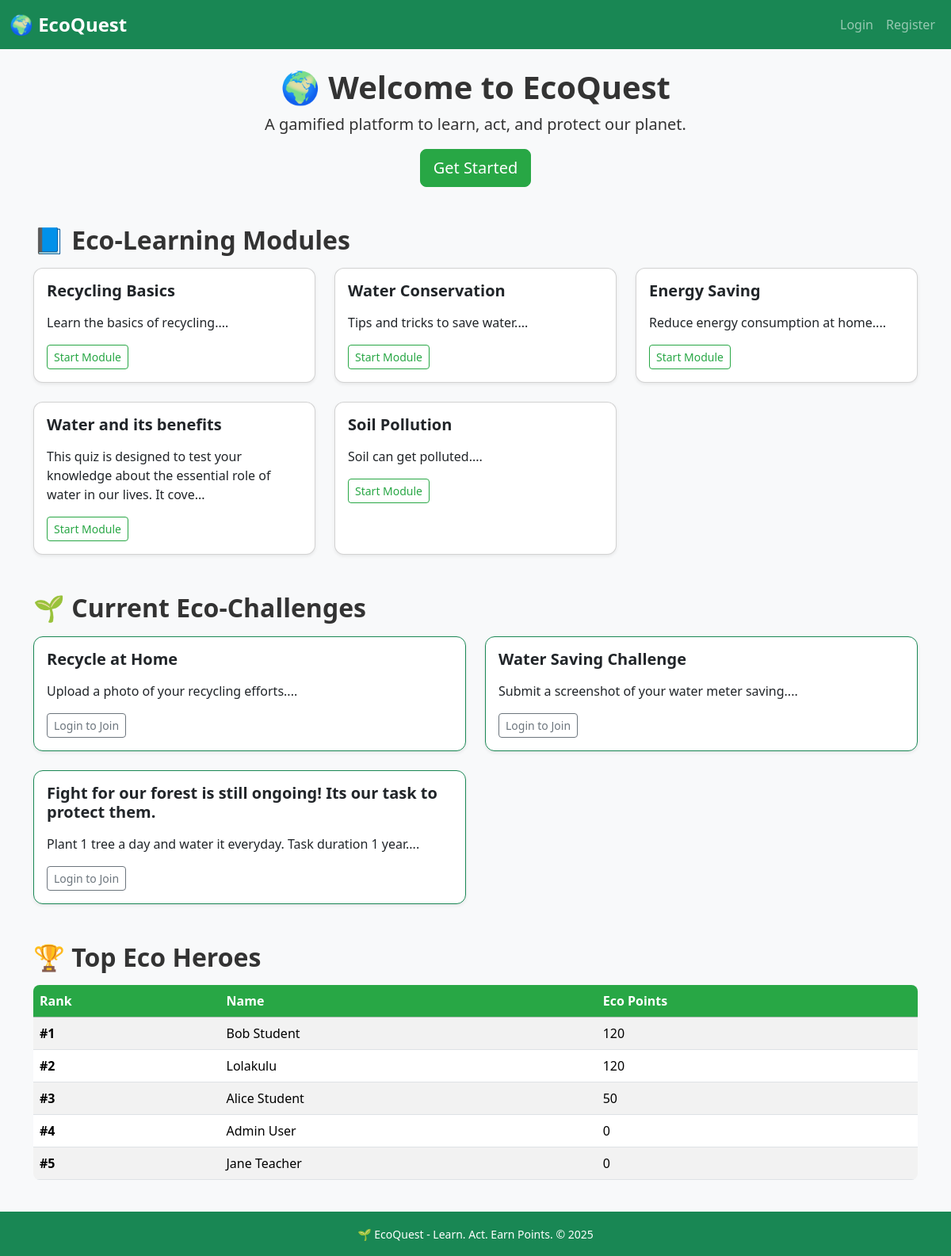
The page / on the database its author committed.
### models.py (models this page shows, shortened)
class Module(db.Model):
    __tablename__ = "module"
    id = db.Column(db.Integer, primary_key=True)
    title = db.Column(db.String(200), nullable=False)
    description = db.Column(db.Text)
    content = db.Column(db.Text)
    quizzes = db.relationship("Quiz", backref="module", lazy=True)

class Challenge(db.Model):
    __tablename__ = "challenge"
    id = db.Column(db.Integer, primary_key=True)
    title = db.Column(db.String(200), nullable=False)
    description = db.Column(db.Text)
    points = db.Column(db.Integer, default=20)
    submissions = db.relationship("Submission", backref="challenge", lazy=True)

class User(db.Model, UserMixin):
    __tablename__ = "user"
    id = db.Column(db.Integer, primary_key=True)
    name = db.Column(db.String(120), nullable=False)
    email = db.Column(db.String(120), unique=True, nullable=False)
    password = db.Column(db.String(200), nullable=False)
    role = db.Column(db.String(20), default="student")
    eco_points = db.Column(db.Integer, default=0)
    submissions = db.relationship("Submission", backref="user", lazy=True)
    forum_posts = db.relationship("ForumPost", backref="author", lazy=True)

### app.py (the view)
@app.route("/")
def index():
    modules = Module.query.all()
    challenges = Challenge.query.all()
    top_users = User.query.order_by(User.eco_points.desc()).limit(5).all()
    return render_template(
        "index.html", modules=modules, challenges=challenges, top_users=top_users
    )

### app.py (called while the page is built)
@app.context_processor
def inject_now():
    return {"now": datetime.now}

### templates/index.html (shortened to what this page needs)
{% extends "base.html" %}
{% block content %}
<div class="text-center mb-5">
    <h1 class="fw-bold">🌍 Welcome to EcoQuest</h1>
    <p class="lead">A gamified platform to learn, act, and protect our planet.</p>
    {% if not current_user.is_authenticated %}
        <a href="{{ url_for('register') }}" class="btn btn-success btn-lg">Get Started</a>
    {% endif %}
</div>
<h2 class="mb-3">📘 Eco-Learning Modules</h2>
<div class="row row-cols-1 row-cols-md-3 g-4 mb-5">
    {% for module in modules %}
    <div class="col">
        <div class="card h-100 shadow-sm">
            <div class="card-body">
                <h5 class="card-title">{{ module.title }}</h5>
                <p class="card-text">{{ module.description[:100] }}...</p>
                <a href="{{ url_for('dashboard') }}" class="btn btn-outline-success btn-sm">Start Module</a>
            </div>
        </div>
    </div>
    {% else %}
    <p>No modules available yet.</p>
    {% endfor %}
</div>
<h2 class="mb-3">🌱 Current Eco-Challenges</h2>
<div class="row row-cols-1 row-cols-md-2 g-4 mb-5">
    {% for challenge in challenges %}
    <div class="col">
        <div class="card border-success h-100 shadow-sm">
            <div class="card-body">
                <h5 class="card-title">{{ challenge.title }}</h5>
                <p class="card-text">{{ challenge.description[:120] }}...</p>
                {% if current_user.is_authenticated %}
                    <a href="{{ url_for('dashboard') }}" class="btn btn-success btn-sm">Take Challenge</a>
                {% else %}
                    <a href="{{ url_for('login') }}" class="btn btn-outline-secondary btn-sm">Login to Join</a>
                {% endif %}
            </div>
        </div>
    </div>
    {% else %}
    <p>No challenges yet.</p>
    {% endfor %}
</div>
<h2 class="mb-3">🏆 Top Eco Heroes</h2>
<div class="table-responsive">
    <table class="table table-striped align-middle">
        <thead class="table-success">
            <tr>
                <th>Rank</th>
                <th>Name</th>
                <th>Eco Points</th>
            </tr>
        </thead>
        <tbody>
            {% for user in top_users %}
            <tr>
                <td><strong>#{{ loop.index }}</strong></td>
                <td>{{ user.name }}</td>
                <td>{{ user.eco_points }}</td>
            </tr>
            {% else %}
            <tr><td colspan="3">No users ranked yet.</td></tr>
            {% endfor %}
        </tbody>
    </table>
</div>
{% endblock %}

### templates/base.html (shortened to what this page needs)
<!DOCTYPE html>
<html lang="en">
<head>
    <link href="https://cdn.jsdelivr.net/npm/bootstrap@5.3.2/dist/css/bootstrap.min.css" rel="stylesheet">
    <link href="{{ url_for('static', filename='css/styles.css') }}" rel="stylesheet">
</head>
<body class="bg-light d-flex flex-column min-vh-100">
    <nav class="navbar navbar-expand-lg navbar-dark bg-success">
        <div class="container-fluid">
            <a class="navbar-brand fw-bold" href="{{ url_for('index') }}">🌍 EcoQuest</a>
            <div class="collapse navbar-collapse" id="navbarNav">
                <ul class="navbar-nav ms-auto">
                    {% if current_user.is_authenticated %}
                        <li class="nav-item">
                            <a class="nav-link {% if request.endpoint == 'dashboard' %}active{% endif %}" href="{{ url_for('dashboard') }}">Dashboard</a>
                        </li>
                        <li class="nav-item">
                            <a class="nav-link {% if request.endpoint == 'forum' %}active{% endif %}" href="{{ url_for('forum') }}">Forum</a>
                        </li>
                        <li class="nav-item">
                            <a class="nav-link" href="{{ url_for('logout') }}">Logout</a>
                        </li>
                    {% else %}
                        <li class="nav-item">
                            <a class="nav-link {% if request.endpoint == 'login' %}active{% endif %}" href="{{ url_for('login') }}">Login</a>
                        </li>
                        <li class="nav-item">
                            <a class="nav-link {% if request.endpoint == 'register' %}active{% endif %}" href="{{ url_for('register') }}">Register</a>
                        </li>
                    {% endif %}
                </ul>
            </div>
        </div>
    </nav>
    <main class="container my-4 flex-grow-1">
        {% block content %}{% endblock %}
    </main>
    <footer class="bg-success text-white text-center py-3 mt-auto">
        <small>🌱 EcoQuest - Learn. Act. Earn Points. © {{ now().year }}</small>
    </footer>
</body>
</html>

### static/css/styles.css (style rules this page uses)
body { font-family: 'Segoe UI', Tahoma, Geneva, Verdana, sans-serif; background-color: #f8f9fa; color: #333; }
.navbar-brand { font-size: 1.5rem; }
.navbar-nav .nav-link { font-weight: 500; }
.card { border-radius: 0.75rem; }
.card-title { font-weight: 600; margin-bottom: 1rem; }
.btn-success { background-color: #28a745; border-color: #28a745; }
.btn-outline-success { color: #28a745; border-color: #28a745; }
.table { border-radius: 0.5rem; overflow: hidden; }
.table thead th { background-color: #28a745; color: #fff; }
h2, h4, h5 { font-weight: 600; }

### rows shown on the page
Module: title "Recycling Basics", description "Learn the basics of recycling."
Module: title "Water Conservation", description "Tips and tricks to save water."
Module: title "Energy Saving", description "Reduce energy consumption at home."
Module: title "Water and its benefits", description "This quiz is designed to test your knowledge about the essential role of water in our lives. It cove"
Module: title "Soil Pollution", description "Soil can get polluted."
Challenge: title "Recycle at Home", description "Upload a photo of your recycling efforts."
Challenge: title "Water Saving Challenge", description "Submit a screenshot of your water meter saving."
Challenge: title "Fight for our forest is still ongoing! Its our task to protect them.", description "Plant 1 tree a day and water it everyday. Task duration 1 year."
User: name "Bob Student", eco_points "120"
User: name "Lolakulu", eco_points "120"
User: name "Alice Student", eco_points "50"
User: name "Admin User", eco_points "0"
User: name "Jane Teacher", eco_points "0"
